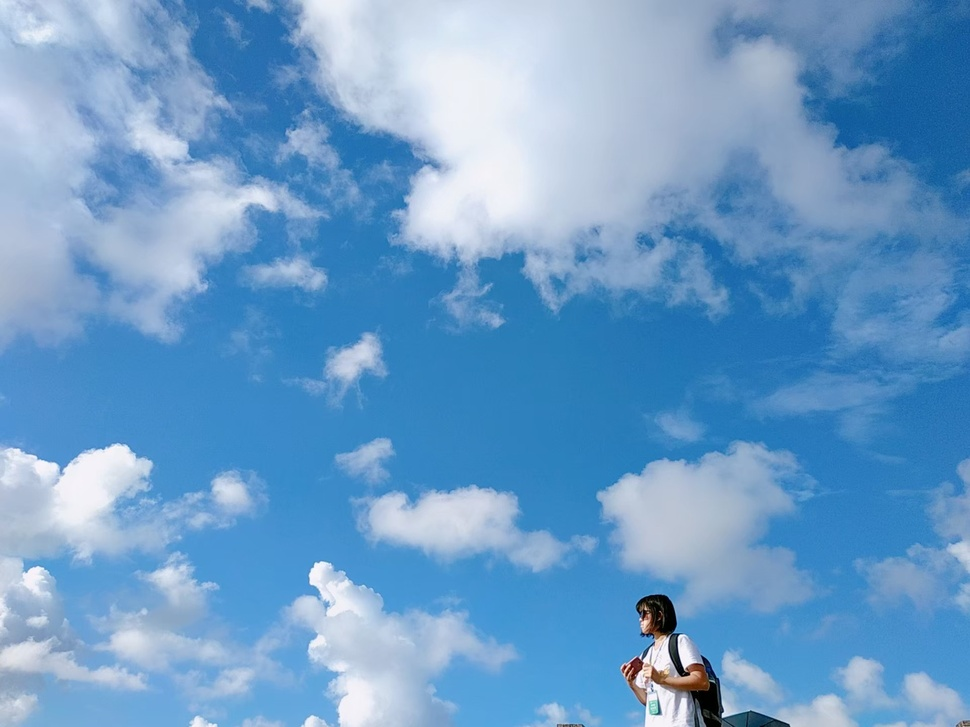
#> input picture 圖像處理/myBabysBaby.jpg, 970 x 727 px, shrunk from 1920 x 1440 before the run
$ jupyter execute --allow-errors image_train_day2_2.ipynb
#> lines starting #> are read from the running program, lines starting #| are printed output that depends on the picture
[cell 1]
import cv2

imgs = cv2.imread('myBabysBaby.jpg')
#> imgs is the input picture: shape (727, 970, 3); mean B, G, R 201.3, 157.3, 108.6

imgd = 255 - imgs #亮轉暗、暗轉亮
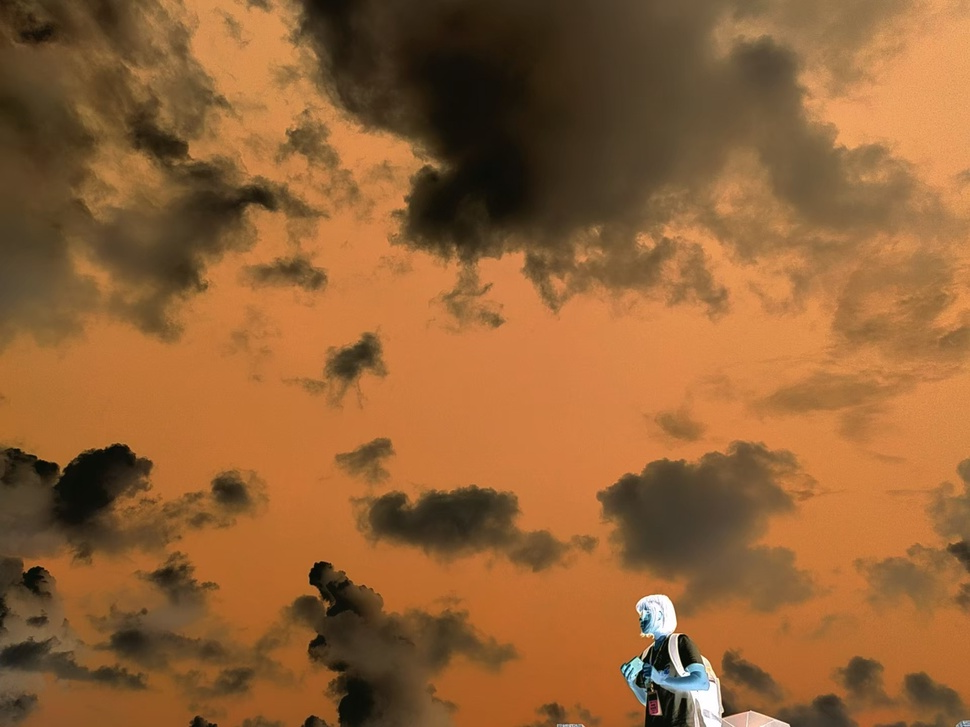
#> imgd: shape (727, 970, 3); mean B, G, R 53.7, 97.7, 146.4

cv2.imshow('source',imgs)
cv2.imshow('dest',imgd)
cv2.waitKey(0)
#> (the rest of this cell did not finish here and is left out)
